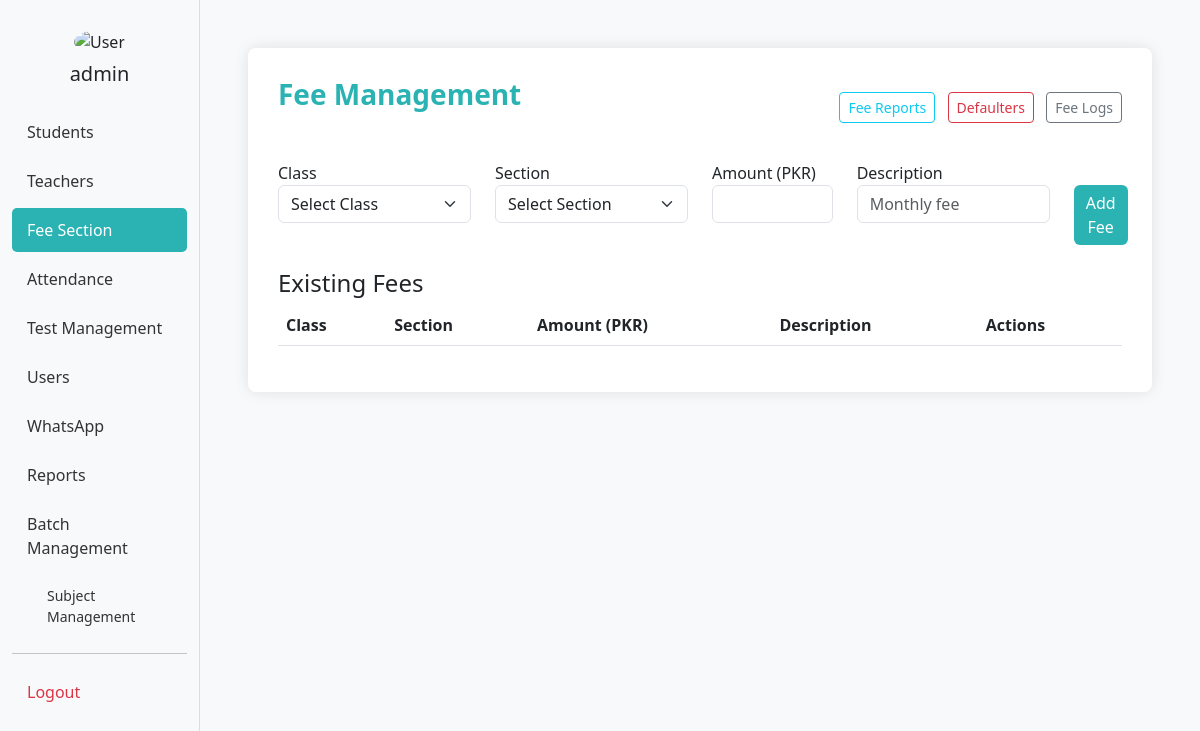
Page /fee_management/ (signed in) on the earlier database version.
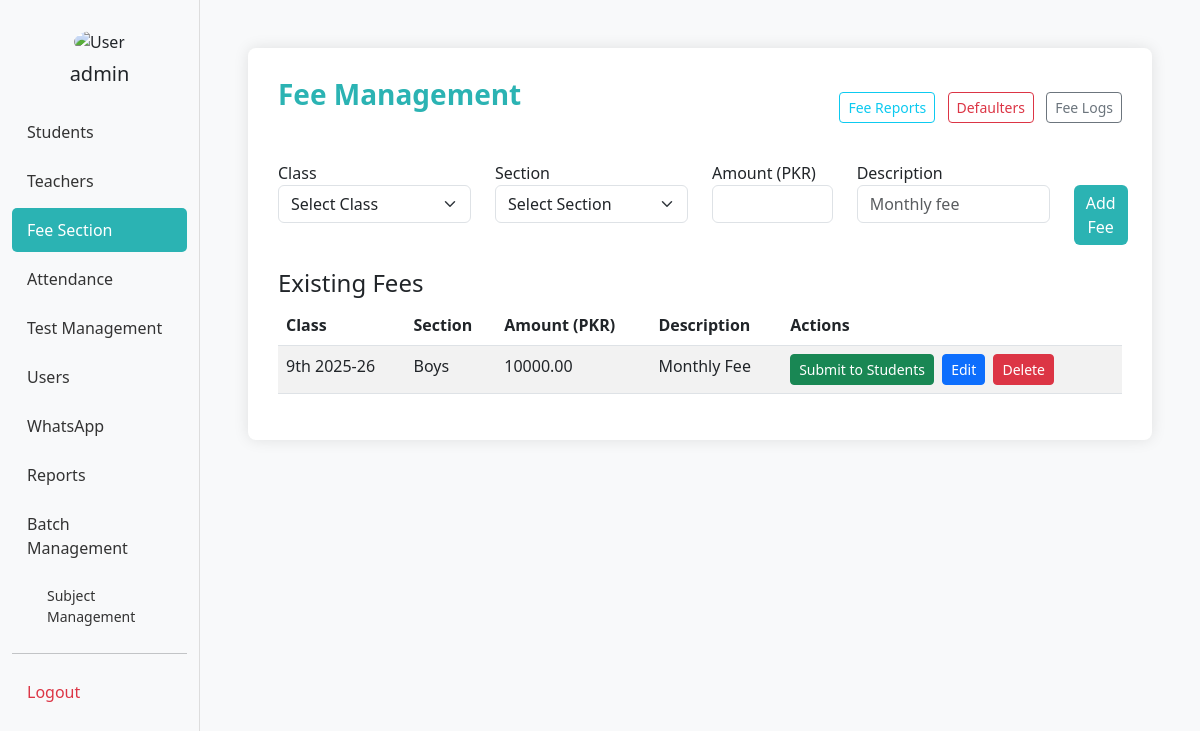
Same page on the later database version.
### bri/models.py (models this page shows, shortened)
class Fee(models.Model):
    class_name = models.ForeignKey(Class, on_delete=models.CASCADE)
    section = models.ForeignKey(Section, on_delete=models.CASCADE)
    amount = models.DecimalField(max_digits=10, decimal_places=2)
    description = models.CharField(max_length=100, blank=True)
    created_at = models.DateTimeField(auto_now_add=True)

class Class(models.Model):
    class_name = models.CharField(max_length=15)
    is_active = models.BooleanField(default=True)
    order = models.IntegerField(default=0)
    class Meta:
        ordering = ['order', 'class_name']

class Section(models.Model):
    std_section = models.CharField(max_length=10)
    class_name = models.ForeignKey(Class, on_delete=models.CASCADE, related_name="sections")
    is_active = models.BooleanField(default=True)
    order = models.IntegerField(default=0)
    class Meta:
        ordering = ['order', 'std_section']

### bri/views.py (the view, shortened to what this page needs)
# urls.py: path('fee_management/', views.fee_management, name='fee_management'),
@admin_required
def fee_management(request):
    classes = Class.objects.all()
    sections = Section.objects.all()
    fees = Fee.objects.all().select_related('class_name', 'section')
    return render(request, 'fee_management.html', {
        'classes': classes,
        'sections': sections,
        'fees': fees
    })

### bri/views.py (called while the page is built)
def admin_required(view_func):
    @wraps(view_func)
    def wrapper(request, *args, **kwargs):
        user_id = request.session.get('user_id')
        user_role = request.session.get('user_role')
        print(f"Admin check - user_id: {user_id}, user_role: {user_role}")
        if not user_id or user_role != 'admin':
            messages.error(request, "You need admin access to view this page.")
            return redirect('admin_dashboard')
        return view_func(request, *args, **kwargs)
    return wrapper

### bri/templates/fee_management.html (shortened to what the changed rows need)
<!DOCTYPE html>
<html lang="en">
<head>
  <link href="https://cdn.jsdelivr.net/npm/bootstrap@5.3.0/dist/css/bootstrap.min.css" rel="stylesheet" />
</head>
<body>
  <div class="container-fluid">
    <div class="row">
          {% load static %}
      <div class="col-md-10 p-5">
        <div class="form-section">
          <div class="table-responsive">
            <table class="table table-striped">
              <thead>
                <tr>
                  <th>Class</th>
                  <th>Section</th>
                  <th>Amount (PKR)</th>
                  <th>Description</th>
                  <th>Actions</th>
                </tr>
              </thead>
              <tbody>
                {% for fee in fees %}
                <tr>
                  <td>{{ fee.class_name.class_name }}</td>
                  <td>{{ fee.section.std_section }}</td>
                  <td>{{ fee.amount }}</td>
                  <td>{{ fee.description|default:"-" }}</td>
                  <td>
                    <a href="{% url 'submit_fee' fee.id %}" class="btn btn-sm btn-success me-1">Submit to Students</a>
                    <a href="{% url 'edit_fee' fee.id %}" class="btn btn-sm btn-primary me-1">Edit</a>
                    <a href="{% url 'delete_fee' fee.id %}" class="btn btn-sm btn-danger" onclick="return confirm('Are you sure you want to delete this fee? This will also remove all student fees for this class-section-month.')">Delete</a>
                  </td>
                </tr>
                {% endfor %}
              </tbody>
            </table>
          </div>
        </div>
      </div>
    </div>
  </div>
</body>
</html>

Differences in the rows shown:
added Fee: class_name.class_name "9th 2025-26", section.std_section "Boys", amount "10000.00", description "Monthly Fee"
